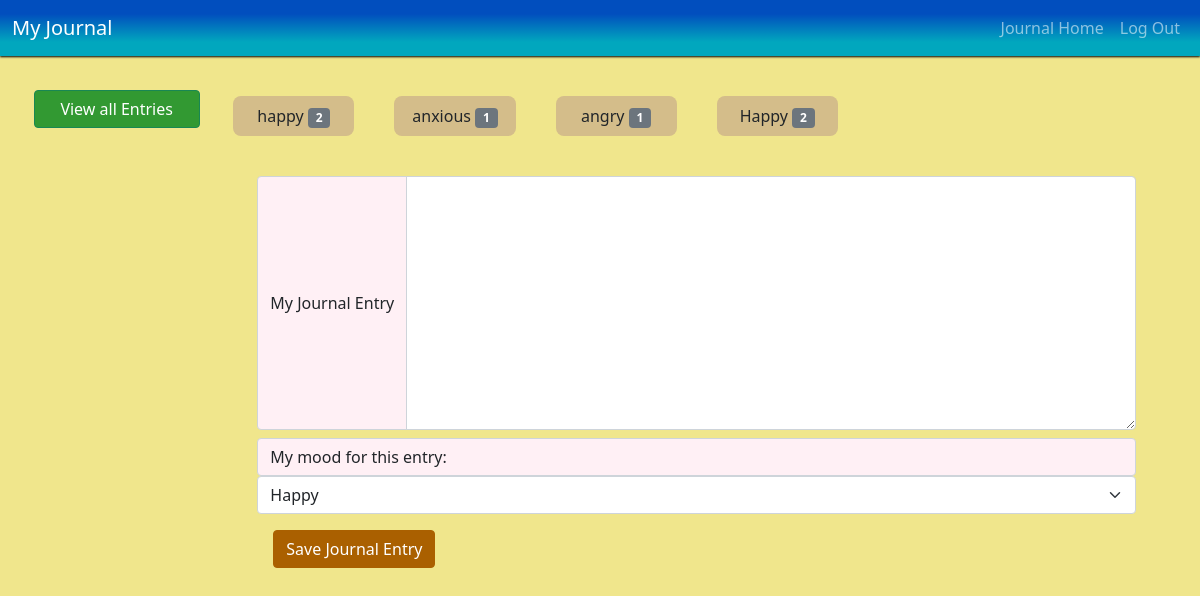
Before: / (signed in) with the older database file.
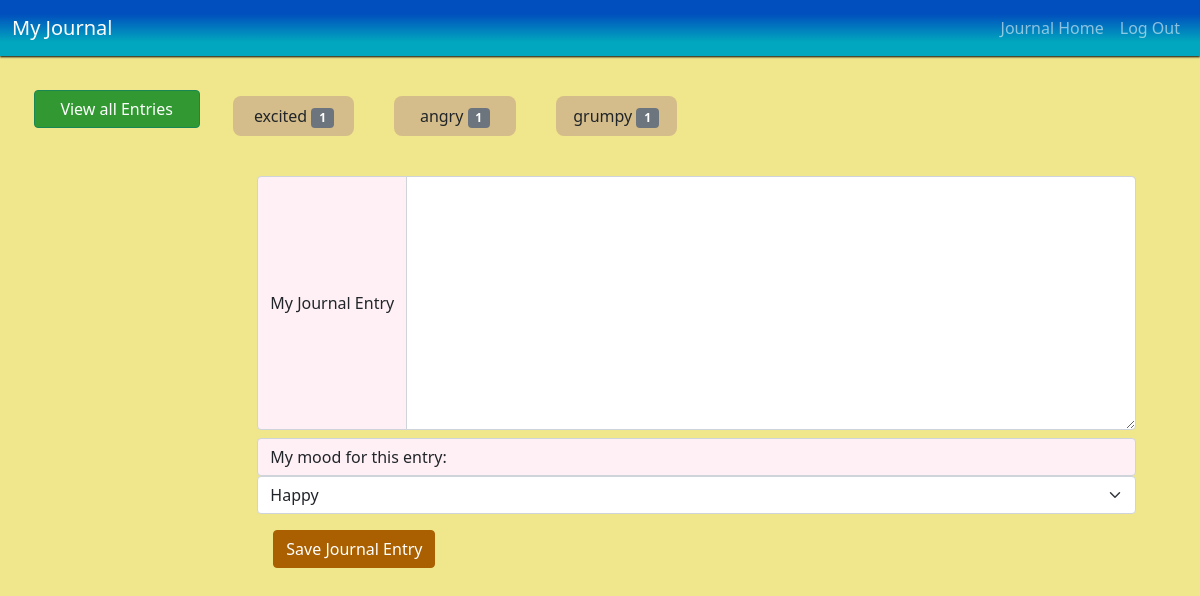
After: the same page with the newer database file.
### tables this page shows
CREATE TABLE 'entries' ('id' INTEGER PRIMARY KEY AUTOINCREMENT NOT NULL, 'username' TEXT NOT NULL, 'entry' TEXT, 'mood' TEXT, 'date' DATE, 'fDate' TEXT);

### app.py (the view)
@app.route('/')
@login_required
def index():
    with alcSession(engine) as conn:
        statement = text("SELECT mood FROM entries WHERE username = :username").bindparams(username = session['username'])
        rows = conn.execute(statement)
        rows = rows.all()
        total_moods = {}
        for row in rows:
            total_moods.setdefault(row[0], 0)
            total_moods[row[0]] += 1
    return render_template('index.html', moods=total_moods)

### app.py (called while the page is built)
@app.after_request
def after_request(response):
    response.headers["Cache-Control"] = "no-cache, no-store, must-revalidate"
    response.headers["Expires"] = 0
    response.headers["Pragma"] = "no-cache"
    return response

### helpers.py (called while the page is built)
def login_required(f):
    @wraps(f)
    def decorated_function(*args, **kwargs):
        if session.get("user_id") is None:
            return redirect("/login")
        return f(*args, **kwargs)
    return decorated_function

### templates/index.html (shortened to what this page needs)
{% extends "layout.html" %}
{% block main %}
<main class='container-fluid journal-container'>
  <div class='row'>
    <div class='col-md-2'>
      <nav class="flex-column nav nav-menu">
        <button id='all-entries-btn' class='menu-btn btn btn-success'>View all Entries</button>
      </nav>
    </div>
    <div class='col-md-10'>
      <div class='row' id='mood-row'>
        {% for mood, num in moods.items() %}
        <div class='col-md-2'>
          <p class='mood-btn'>{{ mood }}
            <span class="badge bg-secondary">{{ num }}</span>
          </p>
        </div>
        {% endfor %}
      </div>
      <div class='container'>
        <div class='row'>
          <div class='col-md-12'>
            <form action="/journal" method="post" id='journal-form'>
              <div class="input-group">
                <span class="input-group-text" id='journal-desc' >My Journal Entry</span>
                <textarea name='journal-entry' class="form-control" aria-label="my journal entry" rows=10></textarea>
              </div>
              <span class="input-group-text" id='mood-desc'>My mood for this entry:</span>
              <select name='mood-select' class="form-select" aria-label="Default select example">
                <option defaultValue>Happy</option>
              </select>
              <div class='btn-container'>
                <button class='btn-primary btn' id='save-btn'>
                  Save Journal Entry
                </button>
              </div>
            </form>
          </div>
        </div>
      </div>
    </div>
  </div>
</main>
{% endblock %}

### templates/layout.html (shortened to what this page needs)
<!DOCTYPE html>
<html lang="en">
<head>
    <link href="https://cdn.jsdelivr.net/npm/bootstrap@5.0.0-beta1/dist/css/bootstrap.min.css" rel="stylesheet"
>
    <link href="/static/css/css-output/output.css" rel="stylesheet">
</head>
<body>
    <nav class="navbar navbar-expand-md navbar-dark">
        <div class="container-fluid">
            <a class="navbar-brand" href='/'>My Journal</a>
            <div class="collapse navbar-collapse" id="navbar">
                {% if session.user_id %}
                <ul class="navbar-nav me-auto mb-2 mb-lg-0">
                    <li class="nav-item"><a class="nav-link" href="/">Journal Home</a></li>
                    <li class="nav-item"><a class="nav-link" href="/logout">Log Out</a></li>
                </ul>
                {% else %}
                <ul class="navbar-nav me-auto mb-2 mb-lg-0">
                    <li class="nav-item"><a class="nav-link" href="/register">Register</a></li>
                    <li class="nav-item"><a class="nav-link" href="/login">Log In</a></li>
                </ul>
                {% endif %}
            </div>
        </div>
    </nav>
        {% block main %}{% endblock %}
</body>
</html>

Changed rows visible on the page:
removed entries: mood "happy", num "2"
removed entries: mood "anxious", username "1"
removed entries: mood "Happy", num "2"
added entries: mood "excited", num "1"
added entries: mood "grumpy", username "1"
